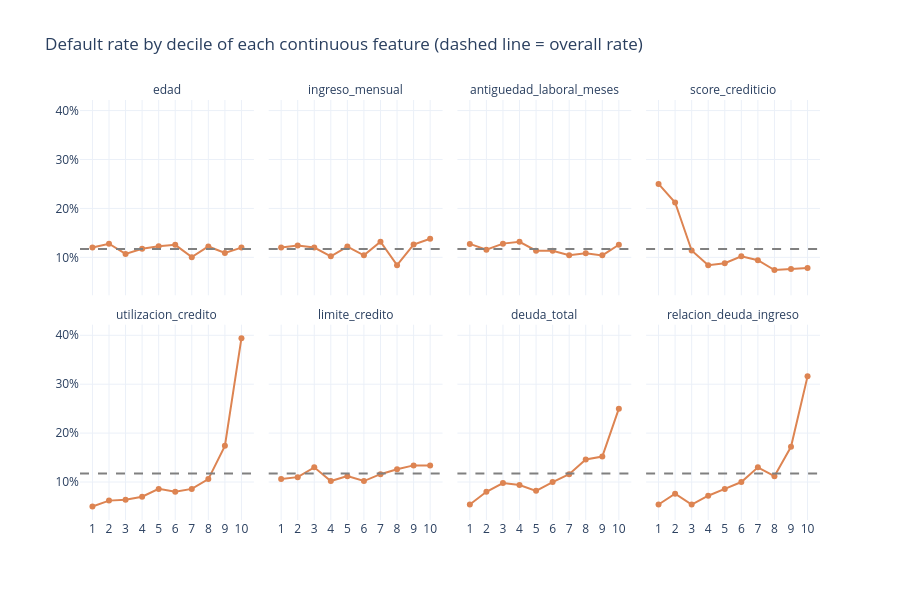

Write notebook code for a chart like this one.
### Code cell
risk_curves: pd.DataFrame = pd.concat(
    [default_rate_by_decile(data, feature) for feature in CONTINUOUS_FEATURES],
    ignore_index=True,
)

fig = px.line(
    risk_curves,
    x="decile",
    y="default_rate",
    facet_col="feature",
    facet_col_wrap=4,
    markers=True,
    hover_data=["bin_range", "n_clients"],
    category_orders={"feature": CONTINUOUS_FEATURES},
    title="Default rate by decile of each continuous feature (dashed line = overall rate)",
    height=600,
)
fig.add_hline(y=overall_default_rate, line_dash="dash", line_color="gray")
fig.update_traces(line_color=CLASS_COLORS["Default"])
fig.update_yaxes(tickformat=".0%", title_text="")
fig.update_xaxes(dtick=1, title_text="")
fig.for_each_annotation(lambda a: a.update(text=a.text.split("=")[-1]))
fig.show()

### Figure 1 — Plotly figure (JSON) as saved in the notebook; plotly's stock layout.template omitted (floating-point values rounded to 4 significant figures)
{"data": [{"customdata": [["(20.999, 26.0]", 550], ["(26.0, 31.0]", 501], ["(31.0, 36.0]", 486], ["(36.0, 41.0]", 493], ["(41.0, 46.0]", 473], ["(46.0, 51.0]", 526], ["(51.0, 56.0]", 508], ["(56.0, 61.0]", 532], ["(61.0, 66.0]", 514], ["(66.0, 70.0]", 417]], "hovertemplate": "feature=edad<br>decile=%{x}<br>default_rate=%{y}<br>bin_range=%{customdata[0]}<br>n_clients=%{customdata[1]}<extra></extra>", "legendgroup": "", "line": {"color": "#DD8452", "dash": "solid"}, "marker": {"symbol": "circle"}, "mode": "lines+markers", "name": "", "orientation": "v", "showlegend": false, "type": "scatter", "x": [1, 2, 3, 4, 5, 6, 7, 8, 9, 10], "xaxis": "x5", "y": [0.12, 0.1277, 0.107, 0.1176, 0.1226, 0.1255, 0.1004, 0.1222, 0.1089, 0.1199], "yaxis": "y5"}, {"customdata": [["(3462.2929999999997, 11476.543]", 500], ["(11476.543, 14394.614]", 500], ["(14394.614, 16762.412]", 500], ["(16762.412, 19176.843]", 500], ["(19176.843, 21813.606]", 500], ["(21813.606, 24884.995]", 500], ["(24884.995, 28608.833]", 500], ["(28608.833, 33702.129]", 500], ["(33702.129, 41690.814]", 500], ["(41690.814, 132627.231]", 500]], "hovertemplate": "feature=ingreso_mensual<br>decile=%{x}<br>default_rate=%{y}<br>bin_range=%{customdata[0]}<br>n_clients=%{customdata[1]}<extra></extra>", "legendgroup": "", "line": {"color": "#DD8452", "dash": "solid"}, "marker": {"symbol": "circle"}, "mode": "lines+markers", "name": "", "orientation": "v", "showlegend": false, "type": "scatter", "x": [1, 2, 3, 4, 5, 6, 7, 8, 9, 10], "xaxis": "x6", "y": [0.12, 0.124, 0.12, 0.102, 0.122, 0.104, 0.132, 0.084, 0.126, 0.138], "yaxis": "y6"}, {"customdata": [["(0.999, 36.0]", 510], ["(36.0, 71.0]", 494], ["(71.0, 107.0]", 500], ["(107.0, 141.0]", 501], ["(141.0, 179.0]", 502], ["(179.0, 217.0]", 502], ["(217.0, 253.0]", 499], ["(253.0, 290.0]", 499], ["(290.0, 324.0]", 500], ["(324.0, 359.0]", 493]], "hovertemplate": "feature=antiguedad_laboral_meses<br>decile=%{x}<br>default_rate=%{y}<br>bin_range=%{customdata[0]}<br>n_clients=%{customdata[1]}<extra></extra>", "legendgroup": "", "line": {"color": "#DD8452", "dash": "solid"}, "marker": {"symbol": "circle"}, "mode": "lines+markers", "name": "", "orientation": "v", "showlegend": false, "type": "scatter", "x": [1, 2, 3, 4, 5, 6, 7, 8, 9, 10], "xaxis": "x7", "y": [0.1275, 0.1154, 0.128, 0.1317, 0.1135, 0.1135, 0.1042, 0.1082, 0.104, 0.1258], "yaxis": "y7"}, {"customdata": [["(374.71500000000003, 563.388]", 500], ["(563.388, 604.353]", 500], ["(604.353, 633.28]", 500], ["(633.28, 655.132]", 500], ["(655.132, 678.178]", 500], ["(678.178, 700.432]", 500], ["(700.432, 724.592]", 500], ["(724.592, 750.404]", 500], ["(750.404, 791.846]", 500], ["(791.846, 850.0]", 500]], "hovertemplate": "feature=score_crediticio<br>decile=%{x}<br>default_rate=%{y}<br>bin_range=%{customdata[0]}<br>n_clients=%{customdata[1]}<extra></extra>", "legendgroup": "", "line": {"color": "#DD8452", "dash": "solid"}, "marker": {"symbol": "circle"}, "mode": "lines+markers", "name": "", "orientation": "v", "showlegend": false, "type": "scatter", "x": [1, 2, 3, 4, 5, 6, 7, 8, 9, 10], "xaxis": "x8", "y": [0.25, 0.212, 0.114, 0.084, 0.088, 0.102, 0.094, 0.074, 0.076, 0.078], "yaxis": "y8"}, {"customdata": [["(0.0038799999999999998, 0.19]", 500], ["(0.19, 0.279]", 500], ["(0.279, 0.357]", 500], ["(0.357, 0.423]", 500], ["(0.423, 0.491]", 500], ["(0.491, 0.559]", 500], ["(0.559, 0.632]", 500], ["(0.632, 0.715]", 500], ["(0.715, 0.809]", 500], ["(0.809, 0.994]", 500]], "hovertemplate": "feature=utilizacion_credito<br>decile=%{x}<br>default_rate=%{y}<br>bin_range=%{customdata[0]}<br>n_clients=%{customdata[1]}<extra></extra>", "legendgroup": "", "line": {"color": "#DD8452", "dash": "solid"}, "marker": {"symbol": "circle"}, "mode": "lines+markers", "name": "", "orientation": "v", "showlegend": false, "type": "scatter", "x": [1, 2, 3, 4, 5, 6, 7, 8, 9, 10], "xaxis": "x", "y": [0.05, 0.062, 0.064, 0.07, 0.086, 0.08, 0.086, 0.106, 0.174, 0.394], "yaxis": "y"}, {"customdata": [["(9422.765, 38936.049]", 500], ["(38936.049, 51001.571]", 500], ["(51001.571, 61928.73]", 500], ["(61928.73, 72979.865]", 500], ["(72979.865, 84419.158]", 500], ["(84419.158, 98249.164]", 500], ["(98249.164, 115497.1]", 500], ["(115497.1, 137373.687]", 500], ["(137373.687, 177749.801]", 500], ["(177749.801, 747982.818]", 500]], "hovertemplate": "feature=limite_credito<br>decile=%{x}<br>default_rate=%{y}<br>bin_range=%{customdata[0]}<br>n_clients=%{customdata[1]}<extra></extra>", "legendgroup": "", "line": {"color": "#DD8452", "dash": "solid"}, "marker": {"symbol": "circle"}, "mode": "lines+markers", "name": "", "orientation": "v", "showlegend": false, "type": "scatter", "x": [1, 2, 3, 4, 5, 6, 7, 8, 9, 10], "xaxis": "x2", "y": [0.106, 0.11, 0.13, 0.102, 0.112, 0.102, 0.116, 0.126, 0.134, 0.134], "yaxis": "y2"}, {"customdata": [["(498.97, 10783.634]", 500], ["(10783.634, 17372.569]", 500], ["(17372.569, 23168.308]", 500], ["(23168.308, 29248.971]", 500], ["(29248.971, 36465.05]", 500], ["(36465.05, 44752.344]", 500], ["(44752.344, 54326.034]", 500], ["(54326.034, 69146.25]", 500], ["(69146.25, 96608.797]", 500], ["(96608.797, 572667.51]", 500]], "hovertemplate": "feature=deuda_total<br>decile=%{x}<br>default_rate=%{y}<br>bin_range=%{customdata[0]}<br>n_clients=%{customdata[1]}<extra></extra>", "legendgroup": "", "line": {"color": "#DD8452", "dash": "solid"}, "marker": {"symbol": "circle"}, "mode": "lines+markers", "name": "", "orientation": "v", "showlegend": false, "type": "scatter", "x": [1, 2, 3, 4, 5, 6, 7, 8, 9, 10], "xaxis": "x3", "y": [0.054, 0.08, 0.098, 0.094, 0.082, 0.1, 0.116, 0.146, 0.152, 0.25], "yaxis": "y3"}, {"customdata": [["(0.0253, 0.615]", 500], ["(0.615, 0.911]", 500], ["(0.911, 1.178]", 500], ["(1.178, 1.438]", 500], ["(1.438, 1.698]", 500], ["(1.698, 2.02]", 500], ["(2.02, 2.347]", 500], ["(2.347, 2.795]", 500], ["(2.795, 3.473]", 500], ["(3.473, 6.275]", 500]], "hovertemplate": "feature=relacion_deuda_ingreso<br>decile=%{x}<br>default_rate=%{y}<br>bin_range=%{customdata[0]}<br>n_clients=%{customdata[1]}<extra></extra>", "legendgroup": "", "line": {"color": "#DD8452", "dash": "solid"}, "marker": {"symbol": "circle"}, "mode": "lines+markers", "name": "", "orientation": "v", "showlegend": false, "type": "scatter", "x": [1, 2, 3, 4, 5, 6, 7, 8, 9, 10], "xaxis": "x4", "y": [0.054, 0.076, 0.054, 0.072, 0.086, 0.1, 0.13, 0.112, 0.172, 0.316], "yaxis": "y4"}], "layout": {"annotations": [{"showarrow": false, "text": "utilizacion_credito", "x": 0.1175, "xanchor": "center", "xref": "paper", "y": 0.465, "yanchor": "bottom", "yref": "paper"}, {"showarrow": false, "text": "limite_credito", "x": 0.3725, "xanchor": "center", "xref": "paper", "y": 0.465, "yanchor": "bottom", "yref": "paper"}, {"showarrow": false, "text": "deuda_total", "x": 0.6275, "xanchor": "center", "xref": "paper", "y": 0.465, "yanchor": "bottom", "yref": "paper"}, {"showarrow": false, "text": "relacion_deuda_ingreso", "x": 0.8825, "xanchor": "center", "xref": "paper", "y": 0.465, "yanchor": "bottom", "yref": "paper"}, {"showarrow": false, "text": "edad", "x": 0.1175, "xanchor": "center", "xref": "paper", "y": 1.0, "yanchor": "bottom", "yref": "paper"}, {"showarrow": false, "text": "ingreso_mensual", "x": 0.3725, "xanchor": "center", "xref": "paper", "y": 1.0, "yanchor": "bottom", "yref": "paper"}, {"showarrow": false, "text": "antiguedad_laboral_meses", "x": 0.6275, "xanchor": "center", "xref": "paper", "y": 1.0, "yanchor": "bottom", "yref": "paper"}, {"showarrow": false, "text": "score_crediticio", "x": 0.8825, "xanchor": "center", "xref": "paper", "y": 1.0, "yanchor": "bottom", "yref": "paper"}], "height": 600, "legend": {"tracegroupgap": 0}, "shapes": [{"line": {"color": "gray", "dash": "dash"}, "type": "line", "x0": 0, "x1": 1, "xref": "x domain", "y0": 0.1172, "y1": 0.1172, "yref": "y"}, {"line": {"color": "gray", "dash": "dash"}, "type": "line", "x0": 0, "x1": 1, "xref": "x2 domain", "y0": 0.1172, "y1": 0.1172, "yref": "y2"}, {"line": {"color": "gray", "dash": "dash"}, "type": "line", "x0": 0, "x1": 1, "xref": "x3 domain", "y0": 0.1172, "y1": 0.1172, "yref": "y3"}, {"line": {"color": "gray", "dash": "dash"}, "type": "line", "x0": 0, "x1": 1, "xref": "x4 domain", "y0": 0.1172, "y1": 0.1172, "yref": "y4"}, {"line": {"color": "gray", "dash": "dash"}, "type": "line", "x0": 0, "x1": 1, "xref": "x5 domain", "y0": 0.1172, "y1": 0.1172, "yref": "y5"}, {"line": {"color": "gray", "dash": "dash"}, "type": "line", "x0": 0, "x1": 1, "xref": "x6 domain", "y0": 0.1172, "y1": 0.1172, "yref": "y6"}, {"line": {"color": "gray", "dash": "dash"}, "type": "line", "x0": 0, "x1": 1, "xref": "x7 domain", "y0": 0.1172, "y1": 0.1172, "yref": "y7"}, {"line": {"color": "gray", "dash": "dash"}, "type": "line", "x0": 0, "x1": 1, "xref": "x8 domain", "y0": 0.1172, "y1": 0.1172, "yref": "y8"}], "title": {"text": "Default rate by decile of each continuous feature (dashed line = overall rate)"}, "xaxis": {"anchor": "y", "domain": [0, 0.235], "dtick": 1, "title": {"text": ""}}, "xaxis2": {"anchor": "y2", "domain": [0.255, 0.49], "dtick": 1, "matches": "x", "title": {"text": ""}}, "xaxis3": {"anchor": "y3", "domain": [0.51, 0.745], "dtick": 1, "matches": "x", "title": {"text": ""}}, "xaxis4": {"anchor": "y4", "domain": [0.765, 1.0], "dtick": 1, "matches": "x", "title": {"text": ""}}, "xaxis5": {"anchor": "y5", "domain": [0, 0.235], "dtick": 1, "matches": "x", "showticklabels": false, "title": {"text": ""}}, "xaxis6": {"anchor": "y6", "domain": [0.255, 0.49], "dtick": 1, "matches": "x", "showticklabels": false, "title": {"text": ""}}, "xaxis7": {"anchor": "y7", "domain": [0.51, 0.745], "dtick": 1, "matches": "x", "showticklabels": false, "title": {"text": ""}}, "xaxis8": {"anchor": "y8", "domain": [0.765, 1.0], "dtick": 1, "matches": "x", "showticklabels": false, "title": {"text": ""}}, "yaxis": {"anchor": "x", "domain": [0, 0.465], "tickformat": ".0%", "title": {"text": ""}}, "yaxis2": {"anchor": "x2", "domain": [0, 0.465], "matches": "y", "showticklabels": false, "tickformat": ".0%", "title": {"text": ""}}, "yaxis3": {"anchor": "x3", "domain": [0, 0.465], "matches": "y", "showticklabels": false, "tickformat": ".0%", "title": {"text": ""}}, "yaxis4": {"anchor": "x4", "domain": [0, 0.465], "matches": "y", "showticklabels": false, "tickformat": ".0%", "title": {"text": ""}}, "yaxis5": {"anchor": "x5", "domain": [0.535, 1.0], "matches": "y", "tickformat": ".0%", "title": {"text": ""}}, "yaxis6": {"anchor": "x6", "domain": [0.535, 1.0], "matches": "y", "showticklabels": false, "tickformat": ".0%", "title": {"text": ""}}, "yaxis7": {"anchor": "x7", "domain": [0.535, 1.0], "matches": "y", "showticklabels": false, "tickformat": ".0%", "title": {"text": ""}}, "yaxis8": {"anchor": "x8", "domain": [0.535, 1.0], "matches": "y", "showticklabels": false, "tickformat": ".0%", "title": {"text": ""}}}}
